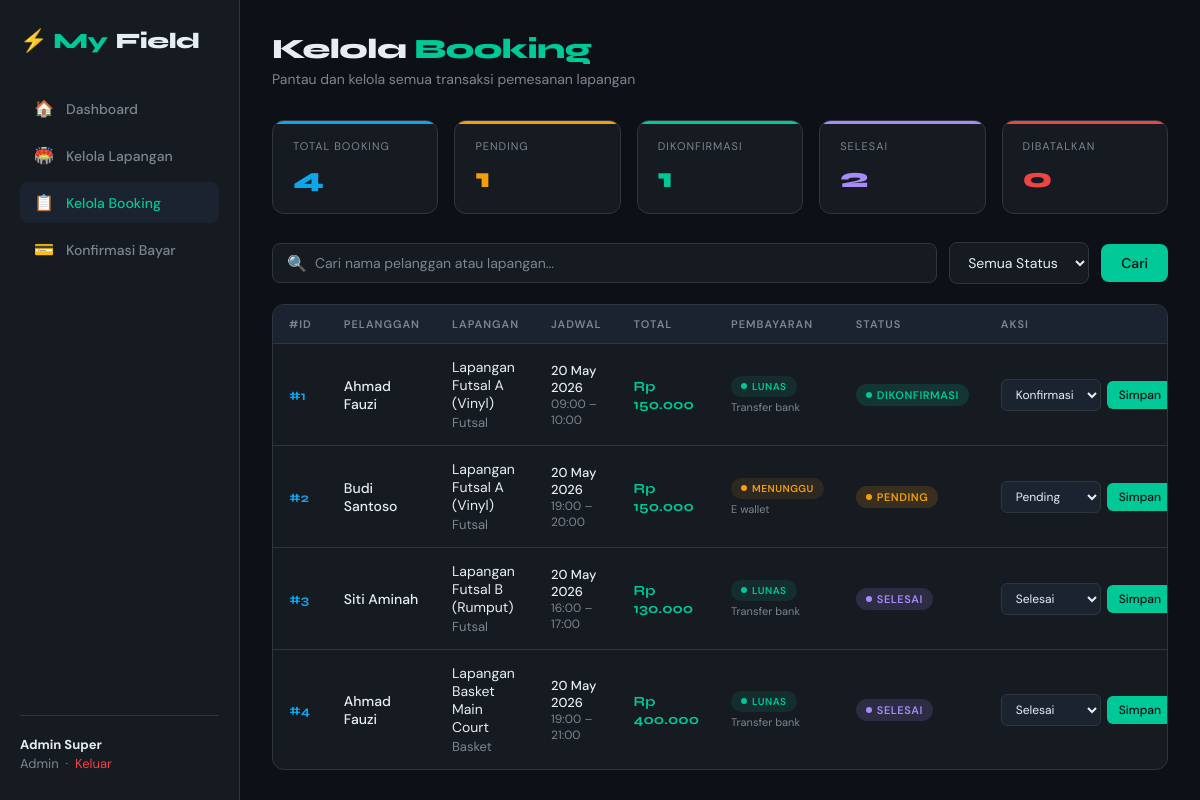
Page /admin/booking_manage.php (signed in) on the committed database.
### tables this page shows
CREATE TABLE `booking` (
  `id_booking` int(11) NOT NULL AUTO_INCREMENT,
  `id_pengguna` int(11) NOT NULL,
  `id_lapangan` int(11) NOT NULL,
  `tanggal_main` date NOT NULL,
  `jam_mulai` time NOT NULL,
  `jam_selesai` time NOT NULL,
  `total_harga` decimal(10,2) NOT NULL,
  `status_booking` enum('pending','dikonfirmasi','selesai','dibatalkan') NOT NULL,
  `created_at` timestamp NOT NULL DEFAULT current_timestamp(),
  PRIMARY KEY (`id_booking`),
  KEY `FK_booking_pengguna` (`id_pengguna`),
  KEY `FK_booking_lapangan` (`id_lapangan`),
  CONSTRAINT `FK_booking_lapangan` FOREIGN KEY (`id_lapangan`) REFERENCES `lapangan` (`id_lapangan`) ON DELETE CASCADE,
  CONSTRAINT `FK_booking_pengguna` FOREIGN KEY (`id_pengguna`) REFERENCES `pengguna` (`id_pengguna`) ON DELETE CASCADE
);

CREATE TABLE `pengguna` (
  `id_pengguna` int(11) NOT NULL AUTO_INCREMENT,
  `nama_pengguna` varchar(255) NOT NULL,
  `email` varchar(255) NOT NULL,
  `password` varchar(255) NOT NULL,
  `no_telepon` varchar(20) DEFAULT NULL,
  `role` enum('admin','customer','pemilik') NOT NULL,
  `created_at` timestamp NOT NULL DEFAULT current_timestamp(),
  PRIMARY KEY (`id_pengguna`),
  UNIQUE KEY `email` (`email`)
);

CREATE TABLE `lapangan` (
  `id_lapangan` int(11) NOT NULL AUTO_INCREMENT,
  `nama_lapangan` varchar(255) NOT NULL,
  `jenis_olahraga` varchar(100) NOT NULL,
  `deskripsi` text DEFAULT NULL,
  `harga_per_jam` decimal(10,2) NOT NULL,
  `status` enum('tersedia','pemeliharaan','tidak_tersedia') NOT NULL,
  `created_at` timestamp NOT NULL DEFAULT current_timestamp(),
  PRIMARY KEY (`id_lapangan`)
);

CREATE TABLE `pembayaran` ( 
  `id_pembayaran` int(11) NOT NULL AUTO_INCREMENT,
  `id_booking` int(11) NOT NULL,
  `jumlah_bayar` decimal(10,2) NOT NULL,
  `metode_bayar` enum('transfer_bank','e_wallet','tunai') NOT NULL,
  `status_bayar` enum('belum_bayar','pending','lunas','gagal') NOT NULL,
  `bukti_transfer` varchar(255) DEFAULT NULL,
  `created_at` timestamp NOT NULL DEFAULT current_timestamp(),
  PRIMARY KEY (`id_pembayaran`),
  KEY `FK_pembayaran_booking` (`id_booking`),
  CONSTRAINT `FK_pembayaran_booking` FOREIGN KEY (`id_booking`) REFERENCES `booking` (`id_booking`) ON DELETE CASCADE
);

### admin/booking_manage.php (the view, shortened to what this page needs)
<?php
include '../config/connection.php';
$search        = isset($_GET['search']) ? mysqli_real_escape_string($conn, $_GET['search']) : '';
$where = "WHERE 1=1";
$query = "SELECT
            b.id_booking,
            p.nama_pengguna,
            l.nama_lapangan,
            l.jenis_olahraga,
            b.tanggal_main,
            b.jam_mulai,
            b.jam_selesai,
            b.total_harga,
            b.status_booking,
            b.created_at,
            pay.status_bayar,
            pay.metode_bayar
          FROM booking b
          JOIN pengguna p ON b.id_pengguna = p.id_pengguna
          JOIN lapangan l ON b.id_lapangan = l.id_lapangan
          LEFT JOIN pembayaran pay ON b.id_booking = pay.id_booking
          $where
          ORDER BY b.created_at DESC";
$result = mysqli_query($conn, $query);
$stat_query = mysqli_query($conn, "SELECT status_booking, COUNT(*) as total FROM booking GROUP BY status_booking");
$stats = ['pending' => 0, 'dikonfirmasi' => 0, 'selesai' => 0, 'dibatalkan' => 0];
while ($s = mysqli_fetch_assoc($stat_query)) {
    $stats[$s['status_booking']] = $s['total'];
}
$total_all = array_sum($stats);
?>
<!DOCTYPE html>
<html lang="id">
<head>
</head>
<body>
<aside class="sidebar">
    <div class="sidebar-brand">⚡ My<span>Field</span></div>
    <a href="dashboard.php" class="nav-item">
        <span class="nav-icon">🏠</span> Dashboard
    </a>
    <a href="field_manage.php" class="nav-item">
        <span class="nav-icon">🏟️</span> Kelola Lapangan
    </a>
    <a href="booking_manage.php" class="nav-item active">
        <span class="nav-icon">📋</span> Kelola Booking
    </a>
    <a href="payment_confirm.php" class="nav-item">
        <span class="nav-icon">💳</span> Konfirmasi Bayar
    </a>
    <div class="sidebar-footer">
        <strong><?= htmlspecialchars($_SESSION['nama_pengguna']) ?></strong>
        <?= ucfirst($_SESSION['role']) ?> &nbsp;·&nbsp;
        <a href="../auth/logout.php" style="color:var(--danger); text-decoration:none;">Keluar</a>
    </div>
</aside>
<main class="main">
    <div class="page-header">
        <div>
            <div class="page-title">Kelola <span>Booking</span></div>
            <div class="page-sub">Pantau dan kelola semua transaksi pemesanan lapangan</div>
        </div>
    </div>
    <div class="stats-grid">
        <div class="stat-card all">
            <div class="stat-label">Total Booking</div>
            <div class="stat-value"><?= $total_all ?></div>
        </div>
        <div class="stat-card pending">
            <div class="stat-label">Pending</div>
            <div class="stat-value"><?= $stats['pending'] ?></div>
        </div>
        <div class="stat-card dikonfirmasi">
            <div class="stat-label">Dikonfirmasi</div>
            <div class="stat-value"><?= $stats['dikonfirmasi'] ?></div>
        </div>
        <div class="stat-card selesai">
            <div class="stat-label">Selesai</div>
            <div class="stat-value"><?= $stats['selesai'] ?></div>
        </div>
        <div class="stat-card dibatalkan">
            <div class="stat-label">Dibatalkan</div>
            <div class="stat-value"><?= $stats['dibatalkan'] ?></div>
        </div>
    </div>
    <form method="GET" action="">
        <div class="toolbar">
            <div class="search-box">
                🔍
                <input type="text" name="search" placeholder="Cari nama pelanggan atau lapangan..."
                       value="<?= htmlspecialchars($search) ?>">
            </div>
            <select name="status" class="filter-select" onchange="this.form.submit()">
                <option value="">Semua Status</option>
            </select>
            <button type="submit" class="btn btn-primary">Cari</button>
        </div>
    </form>
    <div class="table-wrapper">
        <table>
            <thead>
                <tr>
                    <th>#ID</th>
                    <th>Pelanggan</th>
                    <th>Lapangan</th>
                    <th>Jadwal</th>
                    <th>Total</th>
                    <th>Pembayaran</th>
                    <th>Status</th>
                    <th>Aksi</th>
                </tr>
            </thead>
            <tbody>
            <?php if (mysqli_num_rows($result) > 0): ?>
                <?php while ($row = mysqli_fetch_assoc($result)): ?>
                <tr>
                    <td><span class="booking-id">#<?= $row['id_booking'] ?></span></td>
                    <td>
                        <div class="customer-name"><?= htmlspecialchars($row['nama_pengguna']) ?></div>
                    </td>
                    <td>
                        <div><?= htmlspecialchars($row['nama_lapangan']) ?></div>
                        <div class="field-name"><?= htmlspecialchars($row['jenis_olahraga']) ?></div>
                    </td>
                    <td class="time-info">
                        <div class="date-text"><?= date('d M Y', strtotime($row['tanggal_main'])) ?></div>
                        <div class="time-text">
                            <?= substr($row['jam_mulai'],0,5) ?> – <?= substr($row['jam_selesai'],0,5) ?>
                        </div>
                    </td>
                    <td>
                        <span class="price">Rp <?= number_format($row['total_harga'], 0, ',', '.') ?></span>
                    </td>
                    <td>
                        <?php
                            $sb = $row['status_bayar'] ?? 'belum_bayar';
                            $sb_class = ($sb === 'pending') ? 'pending_pay' : $sb;
                            $sb_label = ['belum_bayar'=>'Belum Bayar','pending'=>'Menunggu','lunas'=>'Lunas','gagal'=>'Gagal'][$sb] ?? $sb;
                        ?>
                        <span class="badge badge-<?= $sb_class ?>"><?= $sb_label ?></span>
                        <?php if ($row['metode_bayar']): ?>
                            <div style="font-size:11px;color:var(--muted);margin-top:3px;">
                                <?= str_replace('_',' ', ucfirst($row['metode_bayar'])) ?>
                            </div>
                        <?php endif; ?>
                    </td>
                    <td>
                        <span class="badge badge-<?= $row['status_booking'] ?>">
                            <?= ucfirst($row['status_booking']) ?>
                        </span>
                    </td>
                    <td>
                        <div class="actions">
                            <form method="POST" style="display:flex;gap:6px;align-items:center;">
                                <select name="status_booking" class="select-status">
                                    <option value="pending"      <?= $row['status_booking']==='pending'      ?'selected':'' ?>>Pending</option>
                                    <option value="dikonfirmasi" <?= $row['status_booking']==='dikonfirmasi' ?'selected':'' ?>>Konfirmasi</option>
                                    <option value="selesai"      <?= $row['status_booking']==='selesai'      ?'selected':'' ?>>Selesai</option>
                                </select>
                                <button type="submit" name="update_status" class="btn btn-primary btn-sm">Simpan</button>
                            </form>
                        </div>
                    </td>
                </tr>
                <?php endwhile; ?>
            <?php endif; ?>
            </tbody>
        </table>
    </div>
</main>
</body>
</html>

### rows in the picture
booking: id_booking "1", id_pengguna.nama_pengguna "Ahmad Fauzi", id_lapangan.nama_lapangan "Lapangan Futsal A (Vinyl)", id_lapangan.jenis_olahraga "Futsal", tanggal_main "20 May 2026", jam_mulai "09:00", jam_selesai "10:00", total_harga "150.000", pembayaran.status_bayar "LUNAS", pembayaran.metode_bayar "Transfer bank", status_booking "DIKONFIRMASI", status_booking "Konfirmasi"
booking: id_booking "2", id_pengguna.nama_pengguna "Budi Santoso", id_lapangan.nama_lapangan "Lapangan Futsal A (Vinyl)", id_lapangan.jenis_olahraga "Futsal", tanggal_main "20 May 2026", jam_mulai "19:00", jam_selesai "20:00", total_harga "150.000", pembayaran.status_bayar "MENUNGGU", pembayaran.metode_bayar "E wallet", status_booking "PENDING", status_booking "Pending"
booking: id_booking "3", id_pengguna.nama_pengguna "Siti Aminah", id_lapangan.nama_lapangan "Lapangan Futsal B (Rumput)", id_lapangan.jenis_olahraga "Futsal", tanggal_main "20 May 2026", jam_mulai "16:00", jam_selesai "17:00", total_harga "130.000", pembayaran.status_bayar "LUNAS", pembayaran.metode_bayar "Transfer bank", status_booking "SELESAI", status_booking "Selesai"
booking: id_booking "4", id_pengguna.nama_pengguna "Ahmad Fauzi", id_lapangan.nama_lapangan "Lapangan Basket Main Court", id_lapangan.jenis_olahraga "Basket", tanggal_main "20 May 2026", jam_mulai "19:00", jam_selesai "21:00", total_harga "400.000", pembayaran.status_bayar "LUNAS", pembayaran.metode_bayar "Transfer bank", status_booking "SELESAI", status_booking "Selesai"

### other values in the picture
$_SESSION['nama_pengguna'] "Admin Super"
$_SESSION['role'] "Admin"
$total_all "4"
$stats['pending'] "1"
$stats['dikonfirmasi'] "1"
$stats['selesai'] "2"
$stats['dibatalkan'] "0"
